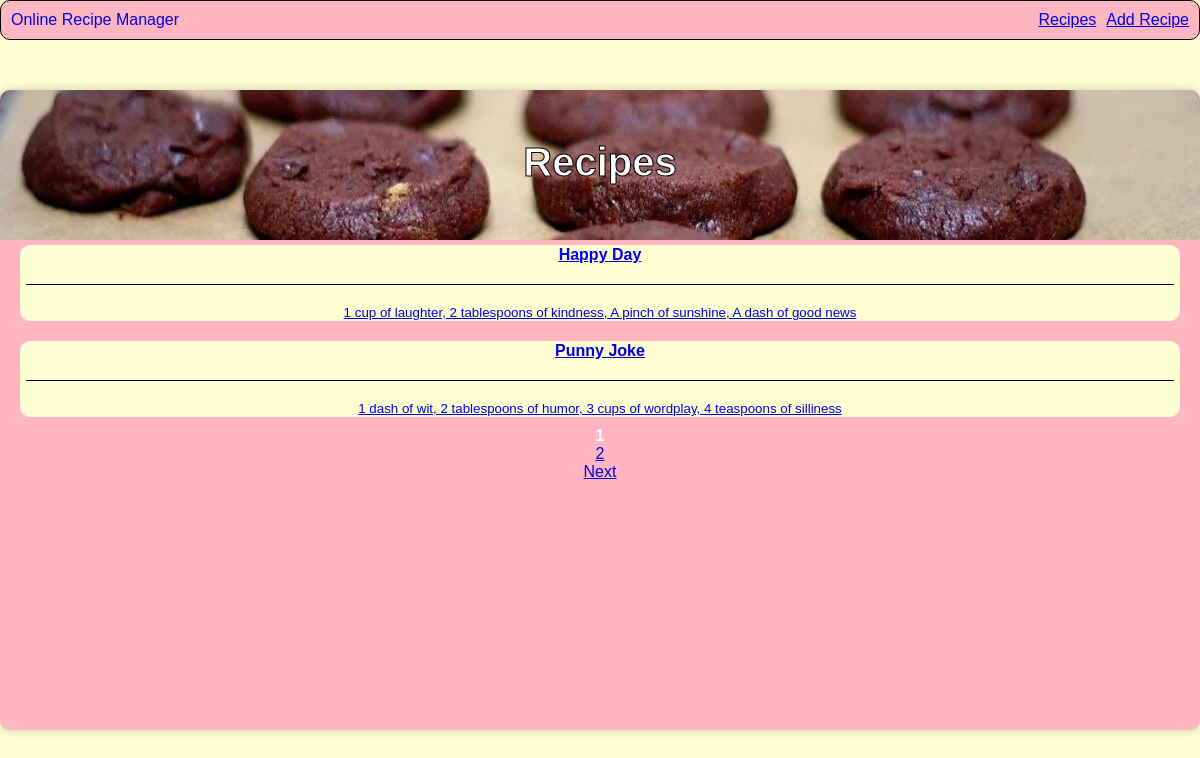
Screenshot of /see_recipes (signed in) with the database file from the repository.
### app.py (models this page shows)
class Recipe(db.Model):
    id = db.Column(db.Integer, primary_key = True)
    title = db.Column(db.String(255), nullable = False)
    ingredients = db.Column(db.String(1000), nullable = False)
    method = db.Column(db.String(5000), nullable = False)
    date_created = db.Column(db.DateTime, default = datetime.utcnow)
    user_id = db.Column(db.Integer, db.ForeignKey('user.id'))
    author = db.relationship('User', backref='recipes')

### app.py (the view)
@app.route('/see_recipes')
def see_recipes():
    page = request.args.get('page', 1, type=int)
    per_page = 2
    recipes = Recipe.query.paginate(page=page, per_page=per_page)
    return render_template('see_recipes.html', recipes=recipes)

### app.py (called while the page is built)
@login_manager.user_loader
def load_user(user_id):
    return User.query.get(int(user_id))

### templates/see_recipes.html (shortened to what this page needs)
{% extends 'base.html' %}
{% block body%}
    <h1>Recipes</h1>
    {% for recipe in recipes.items %}
        <button class="recipe-button">
            <a href="{{ url_for('recipe_detail', recipe_id=recipe.id) }}">
                <span class="recipe-title">{{ recipe.title }}</span>
                <hr>
                <span class="recipe-ingredients">{{ recipe.ingredients }}</span>
            </a>
        </button>
    {% endfor %}
    {% for num in recipes.iter_pages() %}
        {% if num %}
            {% if num != recipes.page %}
                <a href="{{ url_for('see_recipes', page=num) }}">{{ num }}</a>
            {% else %}
                <strong>{{ num }}</strong>
            {% endif %}
        {% else %}
            ...
        {% endif %}
    {% endfor %}
    {% if recipes.has_next %}
        <a href="{{ url_for('see_recipes', page=recipes.next_num) }}">Next</a>
    {% endif %}
{% endblock %}

### static/css/main.css (style rules this page uses)
body { background-color: #FDFDD2; margin: 0; font-family: sans-serif; color: #ffffff; }
h1 { width: 100%; display: flex; justify-content: center; margin-top: 30px; margin-bottom: 50px; align-self: flex-start; text-align: center; font-size: 40px; color: #fff; -webkit-text-stroke-width: 1px; -webkit-text-stroke-color: #000; font-family: sans-serif; }
.recipe-button { margin-top: 10px; display: block; width: 100%; text-align: center; margin-bottom: 10px; border: none; background-color: #FDFDD2; color: #333; border-radius: 10px; }
.recipe-title { display: block; font-family: sans-serif; font-size: 1.2em; font-weight: bold; margin-bottom: 5px; }
.recipe-ingredients { display: block; font-family: sans-serif; font-size: 1em; margin-top: 5px; }
hr { margin-top: 20px; margin-bottom: 20px; border: none; height: 1px; background-color: #000; }

### rows the page displays
Recipe: title "Happy Day", ingredients "1 cup of laughter, 2 tablespoons of kindness, A pinch of sunshine, A dash of good news"
Recipe: title "Punny Joke", ingredients "1 dash of wit, 2 tablespoons of humor, 3 cups of wordplay, 4 teaspoons of silliness"

### other values shown
{{ num }} "1"
{{ num }} "2"
